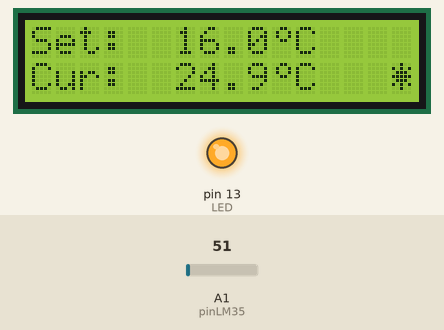
Simulated run of this sketch. Board: Arduino Uno, built with avr-gcc and run on an emulated ATmega328P. Shown: 16×2 character LCD, output pins drawn as LEDs (lit = HIGH). The inputs (shaded band) are chosen by the test bench; at power-on: A1 (pinLM35) = 51.

Above: at 1.3 s.
1.4 s: A1 (pinLM35) set to 34
At 2.8 s:
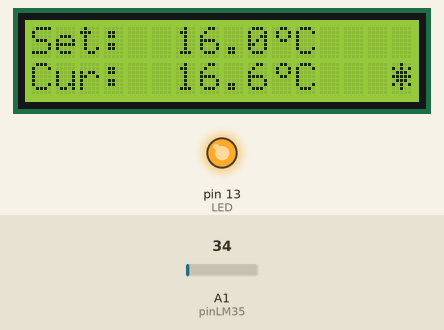
3.1 s: A1 (pinLM35) set to 29
At 4.3 s:
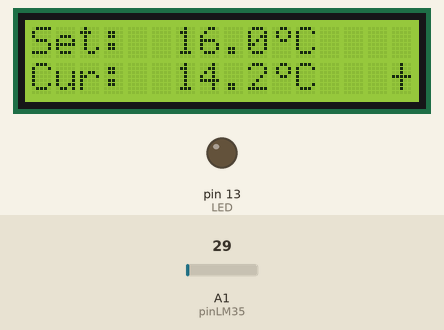
4.6 s: A1 (pinLM35) set to 15
At 5.6 s:
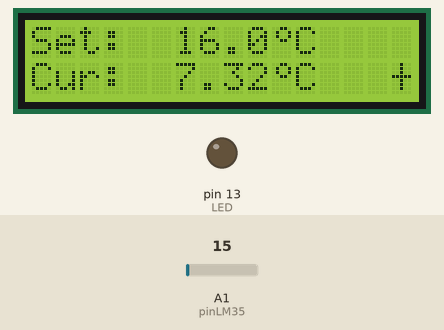
Timing chart, 0 to 7.6 s (numbered marks = the images above; inputs shaded):
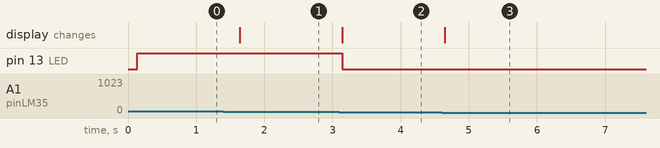

The sketch:

lcd_temper.ino
```cpp
#include <LiquidCrystal.h>
LiquidCrystal lcd(2, 3, 4, 5, 6, 7);
float set = 16.0, cur;
const int pinLM35 = 1;
const int LED = 13;

int val = 0;

byte degree[8]={
B00110,
B01001,
B01001,
B00110,
B00000,
B00000,
B00000,
B00000,
};

byte fan_off[8]={
B00100,
B00100,
B00100,
B11111,
B00100,
B00100,
B00100,
B00000,
};

byte fan_on[8]={
B00100,
B10101,
B01110,
B11111,
B01110,
B10101,
B00100,
B00000,
};

void setup() {
  pinMode(LED, OUTPUT);
  lcd.begin(16, 2);
  lcd.createChar(0, degree);
  lcd.createChar(1, fan_off);
  lcd.createChar(2, fan_on);

  lcd.begin(16, 2);
  lcd.setCursor(0, 0); lcd.print("Set:");
  lcd.setCursor(10, 0); lcd.write((byte)0);
  lcd.setCursor(11, 0); lcd.print("C");
  lcd.setCursor(0, 1); lcd.print("Cur:");
  lcd.setCursor(10, 1); lcd.write((byte)0);
  lcd.setCursor(11, 1); lcd.print("C");

   lcd.setCursor(6, 0);
  lcd.print(set, 1);

}

void loop() {
  val = analogRead(pinLM35);
  cur = val * 5 * 100 /1024.0;
 if(cur>1){
  lcd.setCursor(6, 1);
  lcd.print(cur, 1);
  lcd.setCursor(15,1);
  if (cur > set) {
    lcd.write(2);
    digitalWrite(LED,HIGH);
  }
  else{
    lcd.write(1);
    digitalWrite(LED,LOW);
  }

  delay(500);
 }
}
```

Measured:
- the behaviour switches between 33 and 32 on A1 (pinLM35) (found by bisection; images 1 and 2)
- after the input at 1.4 s, the display: changes after 0.24 s (image 1)
- after the input at 3.1 s, pin 13 (LED): HIGH → LOW at once; the display: changes at once (image 2)
- after the input at 4.6 s, the display: changes at once (image 3)
